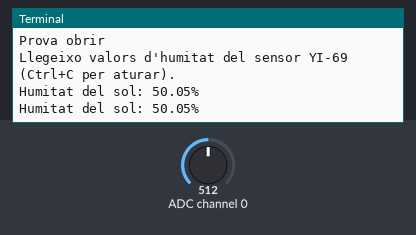
The program below on a simulated Raspberry Pi (BCM pin numbers). On the bench: the last lines printed to the terminal. The test bench sets the inputs (shaded band); at power-on: ADC channel 0 = 512 (analog values on the 0–1023 scale).

Above: at 1.2 s.
1.3 s: ADC channel 0 set to 716
At 2.6 s:
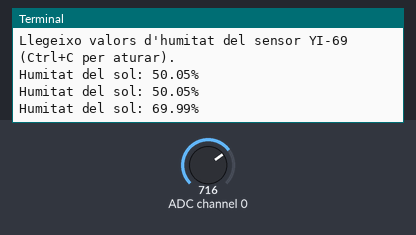
2.8 s: ADC channel 0 set to 900
At 3.8 s:
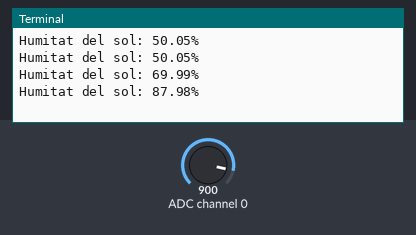
Timing chart, 0 to 5.8 s (numbered marks = the images above; inputs shaded):
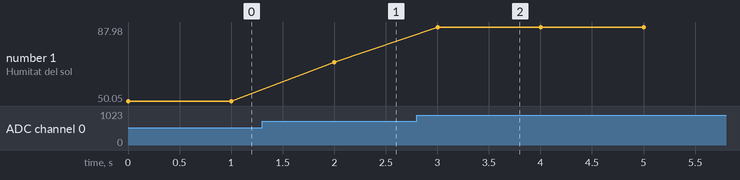

The program:

sensor_humitat.py
```python
import spidev
import time

class SensorHumitatTerraYI69:

    def __init__(self, canal=0, bus=0, device=0):
        self.canal = canal
        self.bus = bus
        self.device = device

        # Inicialitzacio de l'ADC MCP3008
        self.spi = spidev.SpiDev()
        self.spi.open(self.bus, self.device)
        self.spi.max_speed_hz = 1350000  # Configuracio de la velocitat SPI

    def llegir_analogic(self):

        # Enviar la comanda per llegir del canal seleccionat
        request = [1, (8 + self.canal) << 4, 0]
        resposta = self.spi.xfer2(request)

        # Convertir la resposta de l'ADC (10 bits)
        resultat = ((resposta[1] & 3) << 8) + resposta[2]
        return resultat

    def llegir_humitat(self):
        # Llegeix el valor analogic
        valor_analogic = self.llegir_analogic()

        # Convertir el valor a percentatge de humitat (0-100%)
        # Considerant que el sensor te un rang de 0 (sec) a 1023 (molt humit).
        humitat = (valor_analogic / 1023.0) * 100
        return humitat

    def tancar(self):
        self.spi.close()

# Prova de la classe
if __name__ == "__main__":
    try:
        # Crear una instancia del sensor
        print("Prova obrir ")
        sensor = SensorHumitatTerraYI69()

        # Llegir i mostrar valors d'humitat cada segon
        print("Llegeixo valors d'humitat del sensor YI-69 (Ctrl+C per aturar).")
        while True:
            humitat = sensor.llegir_humitat()
            print(f"Humitat del sol: {humitat:.2f}%")
            time.sleep(1)
    except KeyboardInterrupt:
        print("\nLectura aturada per l'usuari.")
    finally:
        # Tancar la connexio SPI abans de sortir
        sensor.tancar()
```

Measured:
- after the input at 1.3 s, the terminal: prints a new line after 0.70 s (image 1)
- after the input at 2.8 s, the terminal: prints a new line after 0.20 s (image 2)
- plotted number 1: 50.05 → 69.99 after the input at 1.3 s, 69.99 → 87.98 after the input at 2.8 s
